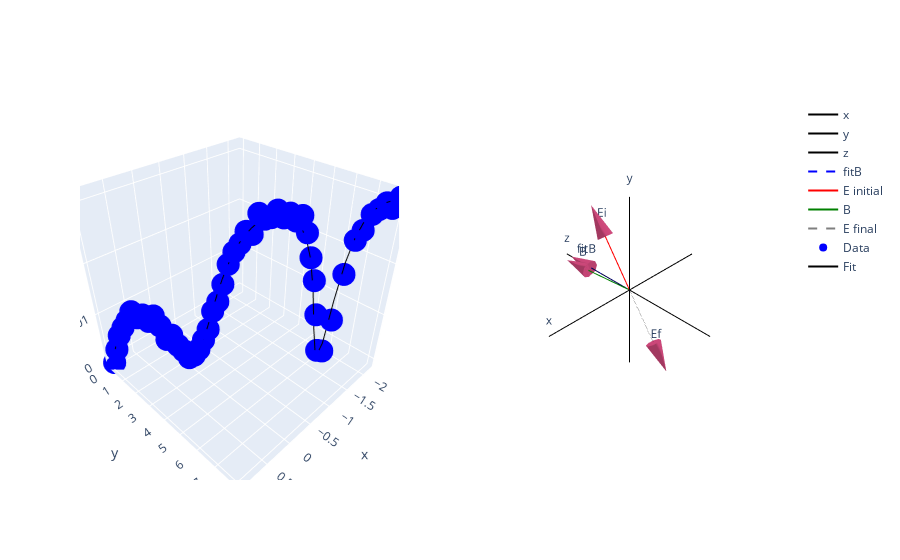

Notebook code cell kept with this figure:
### Markdown cell above
Now we can begin to estimate our $\hat{B}$ vector. By leaving $B_\theta$, $B_\phi$ as free variables and using it in the `calc_171_pop_using_vectors` function we can estimate the angles. The first example is one where we have constrained all of our variables except $B_\theta$ and $B_\phi$

### Code cell
# Generate Actual data
from ion_model import PolarVector, unwrap_angle, Yb171, GenerateTestData, FitFreeParams, calculate_171_pop, calc_171_pop_using_vectors
from plotly_wrapper import VectorPlot, Subplots, go
import matplotlib.pyplot as plt
import numpy as np
from pprint import pprint
from random import random

vp = VectorPlot()

# Define the true vectors and parameters of the experiment (used to generate test data)
E = PolarVector(r=1, theta=np.pi/2, phi=np.arccos(1/np.sqrt(3)))
random_theta, random_phi = (random()*2-1) * np.pi/2, (random()*2-1) * np.pi/2 
B = PolarVector(r=1, theta=random_theta, phi=random_phi)
yb171 = Yb171()
# define the True parameters for a polarisation sweep
thetaBE935 = yb171.optimal_thetaBE
# define other constants
s935 = 1                            # At saturation
zeeman = 0.5 * yb171.Gamma_2P12     # half of the linewidth of the 2S1/2 <-> 2P1/2 transition
detuning370 = 0.5 * yb171.Gamma_2P12   # Detuning from excited state by half of the linewidth of the 2S1/2 <-> 2P1/2 transition
detuning935 = 0.0

# Sweep E polarisation and saturation parameter
s370 = np.linspace(0, 8, 51)

# Polarisation is swept using the E PolarVector
num_steps = 50
# angle per step
angle_step = -np.pi/(num_steps)
# Define all the E vectors (magnitude is going up linearly to mimick saturation sweep)
allE = {f"E{i}": PolarVector(r=(i+1)/num_steps, theta=E.theta, phi=E.phi + angle_step * i) for i in range(num_steps + 1)}
# Calculate thetaBE for each of the E vectors
thetaBE370 = np.array([B.calculate_angle_between(Evec) for Evec in allE.values()])
# Get the change in phi
allPhi = [vec.phi for vec in allE.values()]

# Unwrap thetaBE370 array because theta is always pos, but it should go pos to negative
# thetaBE370 = unwrap_angle(thetaBE370)
# Prepare an arc using the x, y, z values of the E vectors
draw_vec_line = np.array([E.v[:, 1] for E in allE.values()])
# Break them out seperately
x, y, z = draw_vec_line[:, 0], draw_vec_line[:, 1], draw_vec_line[:, 2]
# Add the arc to the vector plot

# Calculate the test data
TestData = GenerateTestData(detuning370=detuning370, 
                            s_370=s370, 
                            s_935=s935, 
                            zeeman=zeeman, 
                            thetaBE370=thetaBE370, 
                            thetaBE935=thetaBE935, 
                            make_mesh=False)

# Randomise test data
TestData.randomise(0.0007**2)

# This cell only works with the previous one run
# Using our knowledge of E and s
E_array = np.array([E.pv for E in allE.values()])
Er, Etheta, Ephi = np.zeros(E_array.shape[0])+1, E_array[:, 1][:, 0], E_array[:, 2][:, 0]

# Constraining all variables except Btheta, Bphi
x = (np.array([1]*len(s370)), Er, Etheta, Ephi, s370, np.array([detuning370]*len(s370)), np.array([detuning935]*len(s370)), np.array([s935]*len(s370)), np.array([zeeman]*len(s370)), np.array([thetaBE935]*len(s370)))

x_var_names = ("Br", "Er", "Etheta", "Ephi", "s_370", "detuning370", "detuning935", "s_935", "zeeman", "thetaBE935")

# Prepare fitting tool
fitting_tool = FitFreeParams(x, TestData.excited_pop_171, x_var_names, calc_171_pop_using_vectors,
                             all_variables=("Er", "Etheta", "Ephi","s_370", "Br", "Btheta", "Bphi", "detuning370", "detuning935", "s_935", "zeeman", "thetaBE935"))

print(fitting_tool.free_params)

# initial guess
p0 = np.array([0, 0])
# Bounds (assuming B vector is pointing in the +z ish direction. Symmetry means it can be + or - x)
bounds = ((-np.pi/2, -np.pi/2), 
          (np.pi/2, np.pi/2))

# Prepare residuals
residual_ss = 100000
# Residual limit where it stops
res_limit = 1e-4
# Number of itterations if residual limit isn't met initially
itterations = 20
# Initilise itterations
itter = 0

while itter < itterations:
    # Constraining other variables to fix them. Using bounds by setting min max to the actual value
    popt, pcov = fitting_tool.fit(p0=p0, 
                                bounds=bounds)

    fit_pop = fitting_tool.fit_func(x, *popt)
    residual_ss = np.sum((TestData.excited_pop_171 - fit_pop)**2)
    if residual_ss > res_limit:
        # Change to different quadrant
        p0 = (p0 + (itter % 2 - 1)*np.array([np.pi/4, np.pi/4])) % np.pi/2
    else:
        break
    itter += 1
    if itter == itterations:
        print("Itterations exceeded maximum. Use different initial condition")

# Use fitted parameters to re-generate B
found_B = PolarVector(r=1, theta=popt[0], phi=popt[1])
# Plot
vp.add_vector({"fitB": found_B}, {"line": {"color": "blue", "dash": "dash"}, "text": ["", "fitB"]})

# Print results
true = np.array([B.theta, B.phi])
diff = np.abs(np.abs(true) - np.abs(popt))
print("True")
pprint({name: value for name, value in zip(fitting_tool.free_params, true)})
print("Fit")
pprint({name: value for name, value in zip(fitting_tool.free_params, popt)})
print("Difference")
pprint({name: value for name, value in zip(fitting_tool.free_params, diff)})
# print(popt)


# Put test data and curve-fit into graph object
surface_go = [go.Scatter3d(x=allPhi, y=TestData.mesh_171.s0_370, z=TestData.excited_pop_171, mode='markers', marker={"color": "blue"}, name="Data")]
surface_go.append(go.Scatter3d(x=allPhi, y=s370, z=fit_pop, mode='lines', line={"color": "black"}, name="Fit"))

# Add vectors
vp.add_vector({"E initial": E}, {"line": {"color": "red"}, "text": ["", "Ei"]})
vp.add_vector({"B": B}, {"line": {"color": "green"}, "text": ["", "B"]})
vp.add_vector({"E final": allE[f"E{num_steps}"]}, {"line": {"color": "rgba(0, 0, 0, 0.5)", "dash": "dash"}, "text": ["", "Ef"]})

# rotate vector plot
vp.align_vectors_with_experiment()
# prepare plot
vp.prepare_plot()

# use graph objects in vector plot in subplots class. Defining subplots
sub = Subplots(rows=1, cols=2, specs=[[{'type': 'scene'}, {'type': 'scene'}]])
# update subplots with graph objects
sub.update_subplot(1, 2, vp.graph_objects,
                   update_scenes_kwargs=dict(xaxis_visible=False, yaxis_visible=False, zaxis_visible=False))
sub.update_subplot(1, 1, surface_go, 
                   xaxis_kwargs=dict(title_text="thetaBE"), 
                   yaxis_kwargs=dict(title_text="s370"))

# show subplot
sub.fig.show()

### Figure 1 — Plotly figure (JSON) as saved in the notebook; plotly's stock layout.template omitted (floating-point values rounded to 4 significant figures)
{"data": [{"line": {"color": "black"}, "mode": "lines+text", "name": "x", "scene": "scene2", "text": ["", "x"], "type": "scatter3d", "x": [-1.5, 1.5], "y": [0, -1.837e-16], "z": [0, 1.125e-32]}, {"line": {"color": "black"}, "mode": "lines+text", "name": "y", "scene": "scene2", "text": ["", "y"], "type": "scatter3d", "x": [0, 1.837e-16], "y": [-9.185e-17, -9.185e-17], "z": [-1.5, 1.5]}, {"line": {"color": "black"}, "mode": "lines+text", "name": "z", "scene": "scene2", "text": ["", "z"], "type": "scatter3d", "x": [0, 0], "y": [1.5, -1.5], "z": [-9.185e-17, 9.185e-17]}, {"line": {"color": "blue", "dash": "dash"}, "mode": "lines+text", "name": "fitB", "scene": "scene2", "text": ["", "fitB"], "type": "scatter3d", "x": [0, 0], "y": [0, -1], "z": [0, 6.123e-17]}, {"scene": "scene2", "showscale": false, "sizemode": "absolute", "sizeref": 0.5, "type": "cone", "u": [0], "v": [-1], "w": [6.123e-17], "x": [0, 0], "y": [-1, 0], "z": [6.123e-17, 0]}, {"line": {"color": "red"}, "mode": "lines+text", "name": "E initial", "scene": "scene2", "text": ["", "Ei"], "type": "scatter3d", "x": [0, 5e-17], "y": [0, -0.5774], "z": [0, 0.8165]}, {"scene": "scene2", "showscale": false, "sizemode": "absolute", "sizeref": 0.5, "type": "cone", "u": [5e-17], "v": [-0.5774], "w": [0.8165], "x": [5e-17, 0], "y": [-0.5774, 0], "z": [0.8165, 0]}, {"line": {"color": "green"}, "mode": "lines+text", "name": "B", "scene": "scene2", "text": ["", "B"], "type": "scatter3d", "x": [0, 0.07034], "y": [0, -0.9973], "z": [0, -0.02057]}, {"scene": "scene2", "showscale": false, "sizemode": "absolute", "sizeref": 0.5, "type": "cone", "u": [0.07034], "v": [-0.9973], "w": [-0.02057], "x": [0.07034, 0], "y": [-0.9973, 0], "z": [-0.02057, 0]}, {"line": {"color": "rgba(0, 0, 0, 0.5)", "dash": "dash"}, "mode": "lines+text", "name": "E final", "scene": "scene2", "text": ["", "Ef"], "type": "scatter3d", "x": [0, -5.1e-17], "y": [0, 0.5889], "z": [0, -0.8328]}, {"scene": "scene2", "showscale": false, "sizemode": "absolute", "sizeref": 0.5, "type": "cone", "u": [-5.1e-17], "v": [0.5889], "w": [-0.8328], "x": [-5.1e-17, 0], "y": [0.5889, 0], "z": [-0.8328, 0]}, {"marker": {"color": "blue"}, "mode": "markers", "name": "Data", "scene": "scene", "type": "scatter3d", "x": [0.9553, 0.8925, 0.8297, 0.7668, 0.704, 0.6412, 0.5783, 0.5155, 0.4527, 0.3898, 0.327, 0.2642, 0.2013, 0.1385, 0.07567, 0.01284, -0.04999, -0.1128, -0.1757, -0.2385, -0.3013, -0.3642, -0.427, -0.4898, -0.5526, -0.6155, -0.6783, -0.7411, -0.804, -0.8668, -0.9296, -0.9925, -1.055, -1.118, -1.181, -1.244, -1.307, -1.369, -1.432, -1.495, -1.558, -1.621, -1.684, -1.746, -1.809, -1.872, -1.935, -1.998, -2.061, -2.123, -2.186], "y": [0, 0.16, 0.32, 0.48, 0.64, 0.8, 0.96, 1.12, 1.28, 1.44, 1.6, 1.76, 1.92, 2.08, 2.24, 2.4, 2.56, 2.72, 2.88, 3.04, 3.2, 3.36, 3.52, 3.68, 3.84, 4, 4.16, 4.32, 4.48, 4.64, 4.8, 4.96, 5.12, 5.28, 5.44, 5.6, 5.76, 5.92, 6.08, 6.24, 6.4, 6.56, 6.72, 6.88, 7.04, 7.2, 7.36, 7.52, 7.68, 7.84, 8], "z": [-0.00096, 0.002256, 0.005468, 0.007242, 0.00878, 0.01067, 0.009372, 0.009976, 0.008582, 0.009775, 0.007603, 0.004564, 0.005541, 0.003207, 0.001926, 0.0002536, 0.000842, 0.002276, 0.004442, 0.006852, 0.01075, 0.01272, 0.01617, 0.01991, 0.02211, 0.02352, 0.02563, 0.0251, 0.02852, 0.02759, 0.02783, 0.02903, 0.02779, 0.02855, 0.0273, 0.02818, 0.02537, 0.0211, 0.01687, 0.01001, 0.002011, 0.001864, 0.008889, 0.01805, 0.02411, 0.02578, 0.02834, 0.02913, 0.03015, 0.02928, 0.031]}, {"line": {"color": "black"}, "mode": "lines", "name": "Fit", "scene": "scene", "type": "scatter3d", "x": [0.9553, 0.8925, 0.8297, 0.7668, 0.704, 0.6412, 0.5783, 0.5155, 0.4527, 0.3898, 0.327, 0.2642, 0.2013, 0.1385, 0.07567, 0.01284, -0.04999, -0.1128, -0.1757, -0.2385, -0.3013, -0.3642, -0.427, -0.4898, -0.5526, -0.6155, -0.6783, -0.7411, -0.804, -0.8668, -0.9296, -0.9925, -1.055, -1.118, -1.181, -1.244, -1.307, -1.369, -1.432, -1.495, -1.558, -1.621, -1.684, -1.746, -1.809, -1.872, -1.935, -1.998, -2.061, -2.123, -2.186], "y": [0, 0.16, 0.32, 0.48, 0.64, 0.8, 0.96, 1.12, 1.28, 1.44, 1.6, 1.76, 1.92, 2.08, 2.24, 2.4, 2.56, 2.72, 2.88, 3.04, 3.2, 3.36, 3.52, 3.68, 3.84, 4, 4.16, 4.32, 4.48, 4.64, 4.8, 4.96, 5.12, 5.28, 5.44, 5.6, 5.76, 5.92, 6.08, 6.24, 6.4, 6.56, 6.72, 6.88, 7.04, 7.2, 7.36, 7.52, 7.68, 7.84, 8], "z": [0, 0.00298, 0.005291, 0.006993, 0.008159, 0.008851, 0.009116, 0.008988, 0.008491, 0.007646, 0.006483, 0.005057, 0.003476, 0.001917, 0.0006532, 2.086e-05, 0.0003384, 0.00177, 0.004224, 0.007375, 0.0108, 0.01414, 0.01716, 0.01976, 0.02193, 0.02368, 0.02509, 0.02619, 0.02703, 0.02764, 0.02805, 0.02825, 0.02824, 0.02796, 0.02734, 0.02621, 0.02427, 0.02093, 0.01531, 0.006991, 0.000261, 0.003633, 0.0129, 0.02019, 0.02459, 0.02716, 0.02869, 0.02961, 0.03017, 0.03047, 0.0306]}], "layout": {"scene": {"domain": {"x": [0, 0.45], "y": [0, 1]}}, "scene2": {"domain": {"x": [0.55, 1], "y": [0, 1]}, "xaxis": {"visible": false}, "yaxis": {"visible": false}, "zaxis": {"visible": false}}}}
